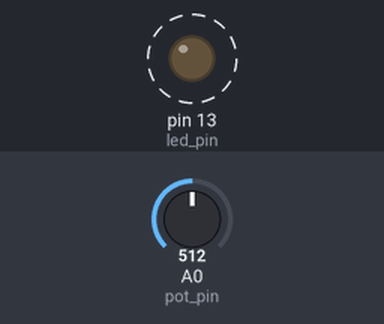
The sketch below on a simulated Arduino Uno, built with avr-gcc and run on an emulated ATmega328P. Parts: output pins drawn as LEDs (lit = HIGH). Dashed ring = blinking. The inputs (shaded band) are chosen by the test bench; at power-on: A0 (pot_pin) = 512.

Above: at 1.8 s.
1.9 s: A0 (pot_pin) set to 0
At 3.2 s:
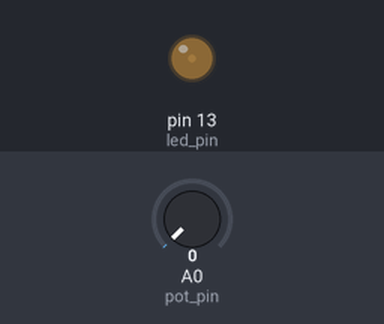
3.6 s: A0 (pot_pin) set to 122
At 3.9 s:
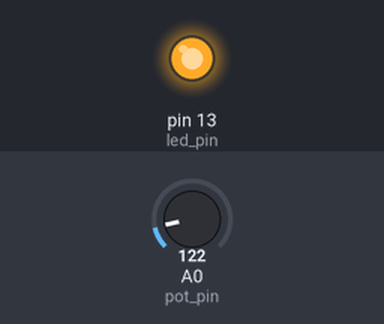
Timing chart, 0 to 13.1 s (numbered marks = the images above; inputs shaded):
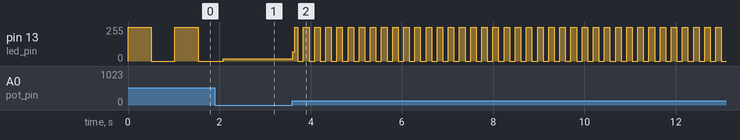

Measured:
- after the input at 3.6 s, pin 13 (led_pin): 16/255 → 68/255 at once, then moves between 0/255 and 255/255, repeating every 0.24 s
- by itself, pin 13 (led_pin): alternates 255/255 for 0.51 s and 0/255 for 0.51 s

The sketch:

Potentiometer_-_control_blink_rate.ino
```cpp
const int pot_pin = A0;
const int led_pin = 13;

void setup(){
  pinMode(pot_pin, INPUT);
  pinMode(led_pin, OUTPUT);
}

void loop(){
  int sensorValue = analogRead(pot_pin);

  digitalWrite(led_pin, HIGH);
  delay(sensorValue);
  digitalWrite(led_pin, LOW);
  delay(sensorValue);
}
```
